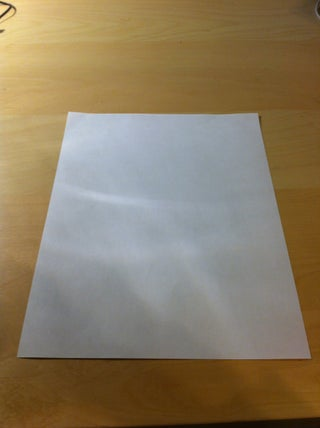
//> input picture Resources/paper.jpg, 320 x 428 px
$ ./DocumentScanner   (built with g++ and OpenCV 4)
//> lines starting //> are read from the running program, lines starting //| are printed output that depends on the picture; after the words box and inside, x2 and y2 are one past the last pixel; in counts of white or black regions, pixels touching at a corner belong together
#include<opencv2/imgcodecs.hpp>
#include<opencv2/highgui.hpp>
#include<opencv2/imgproc.hpp>
#include<iostream>

using namespace cv;
using namespace std;

Mat img,imgGray,imgBlur,imgCanny,imgDil,imgThres,imgWarp,imgCrop;
vector<Point> initialPoints,docPoints;

float w = 420, h = 596;

Mat preProcessing(Mat img)
{
	cvtColor(img, imgGray, COLOR_BGR2GRAY);
	GaussianBlur(img, imgBlur, Size(5, 5),7,0);
	Canny(imgBlur, imgCanny, 25,50);

	Mat kernel = getStructuringElement(MORPH_RECT, Size(3, 3));
	dilate(imgCanny, imgDil, kernel);

	return imgDil;
}

vector<Point> getContours(Mat img)
{
	vector<vector<Point>> contours;
	vector<Vec4i> hierarchy;
	vector<Point> biggest;

	findContours(img, contours, hierarchy, RETR_EXTERNAL, CHAIN_APPROX_SIMPLE);

	vector<vector<Point>> conPoly(contours.size());
	vector<Rect> boundRect(contours.size());

	int maxArea = 0;

	for (int i = 0; i < contours.size(); i++)
	{
		int area = contourArea(contours[i]);
		cout << area << endl;
		if (area > 1000)
		{
			float peri = arcLength(contours[i], true);
			approxPolyDP(contours[i], conPoly[i], 0.02 * peri, true);

			if (area > maxArea && conPoly[i].size() == 4)
			{
				drawContours(img, conPoly, i, Scalar(255, 0, 255), 2);
				biggest = { conPoly[i][0],conPoly[i][1],conPoly[i][2],conPoly[i][3] };
				maxArea = area;
			}


			//rectangle(img, boundRect[i].tl(), boundRect[i].br(), Scalar(0, 255, 0), 5);
		}
	}
	return biggest;
}

void drawPoints(vector<Point> points, Scalar color)
{
	for (int i = 0; i < points.size(); i++)
	{
		circle(img, points[i], 10, color, FILLED);
		putText(img, to_string(i), points[i], FONT_HERSHEY_COMPLEX,2, color, 2);
	}
}

vector<Point> reOrder(vector<Point> points)
{
	vector<Point> newPoints;
	vector<int> sumPoints,subPoints;

	for (int i = 0; i < 4; i++)
	{
		sumPoints.push_back(points[i].x + points[i].y);
		subPoints.push_back(points[i].x - points[i].y);
	}


	newPoints.push_back(points[min_element(sumPoints.begin(), sumPoints.end()) - sumPoints.begin()]);
	newPoints.push_back(points[max_element(subPoints.begin(), subPoints.end()) - subPoints.begin()]);
	newPoints.push_back(points[min_element(subPoints.begin(), subPoints.end()) - subPoints.begin()]);
	newPoints.push_back(points[max_element(sumPoints.begin(), sumPoints.end()) - sumPoints.begin()]);


	return newPoints;
}

Mat getWarp(Mat img, vector<Point>points, float w, float h)
{
	Point2f src[4] = { points[0],points[1],points[2],points[3] };
	Point2f dst[4] = { {0.0f,0.0f},{w,0.0f},{0.0f,h},{w,h} };

	Mat matrix = getPerspectiveTransform(src, dst);
	warpPerspective(img, imgWarp, matrix, Point(w, h));

	return imgWarp;
}

int main()
{
	string path = "Resources/paper.jpg";
	string save = "Resources/Saves/save.jpg";

	img = imread(path);
//> img is the input picture: 428 rows x 320 cols, CV_8UC3; mean B, G, R 98.4, 123.7, 138.5

	resize(img, img, Size(1000, 700));
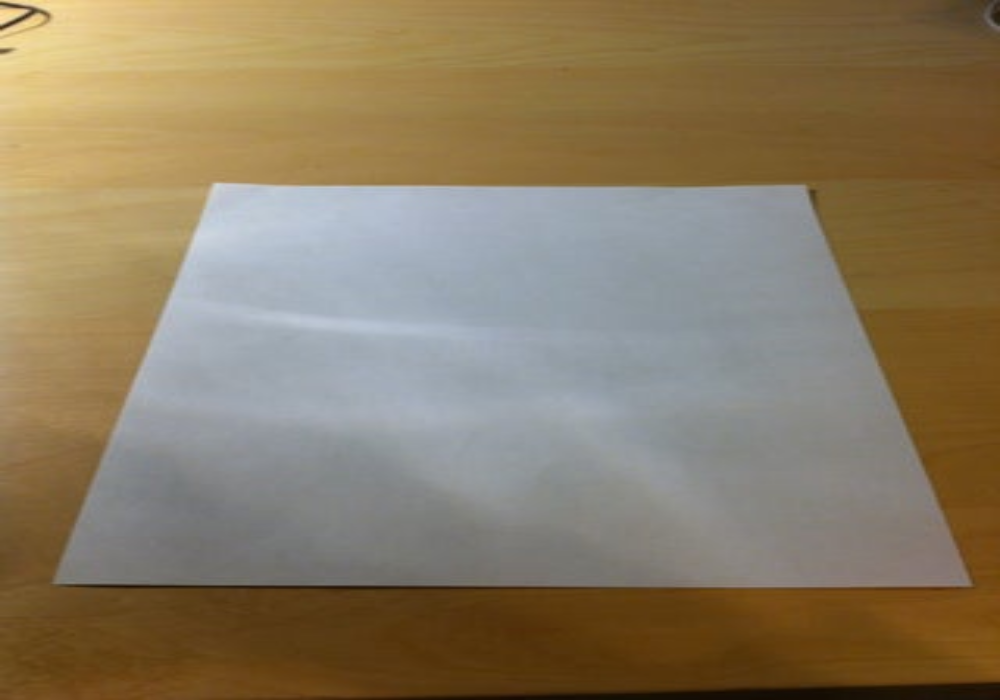
//> img: 700 rows x 1000 cols, CV_8UC3; mean B, G, R 98.3, 123.6, 138.4
	//Preprocessing of image
	imgThres=preProcessing(img);
//> in preProcessing, `cvtColor(img, imgGray, COLOR_BGR2GRAY);`:
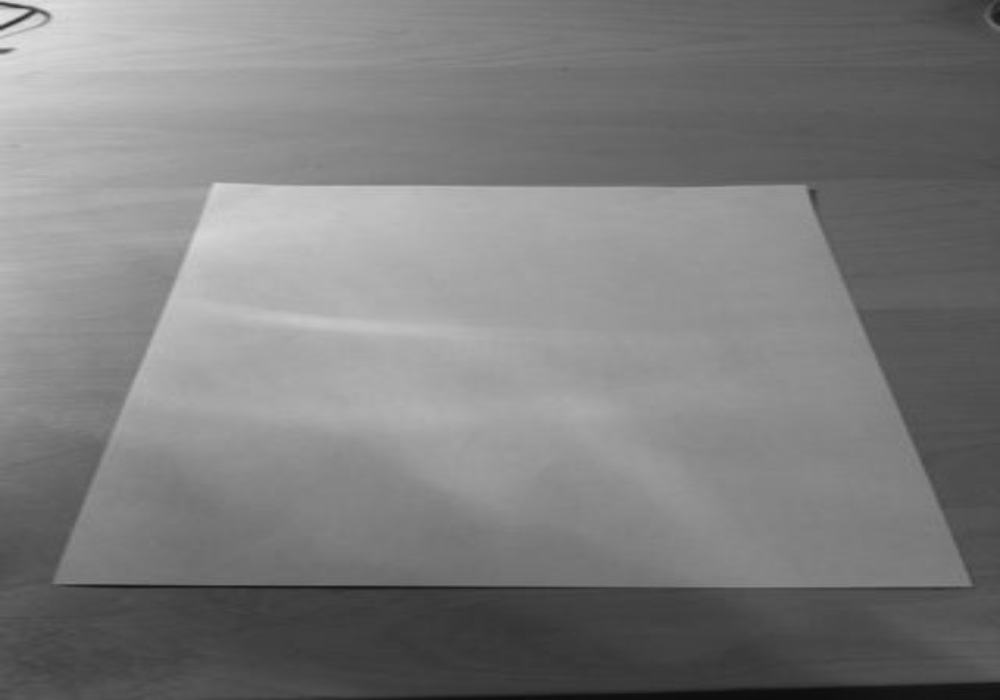
//> imgGray: 700 rows x 1000 cols, CV_8UC1; min 13, max 225, mean 125.1
//> in preProcessing, `Canny(imgBlur, imgCanny, 25,50);`:
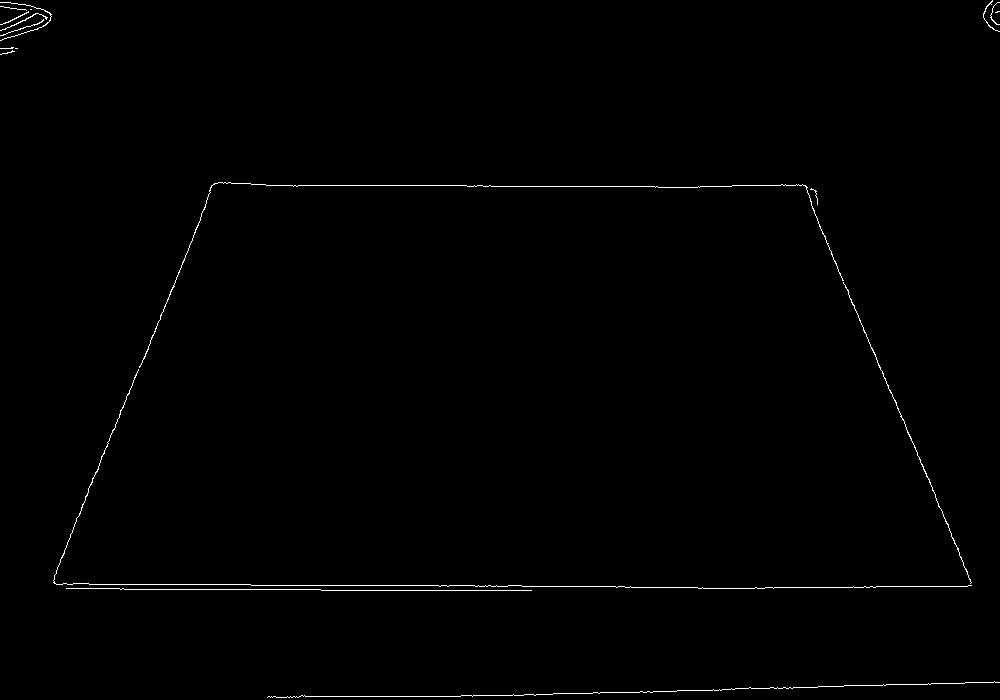
//> imgCanny: 700 rows x 1000 cols, CV_8UC1; 0.58% white in thin lines or dots
//> in preProcessing, `dilate(imgCanny, imgDil, kernel);`:
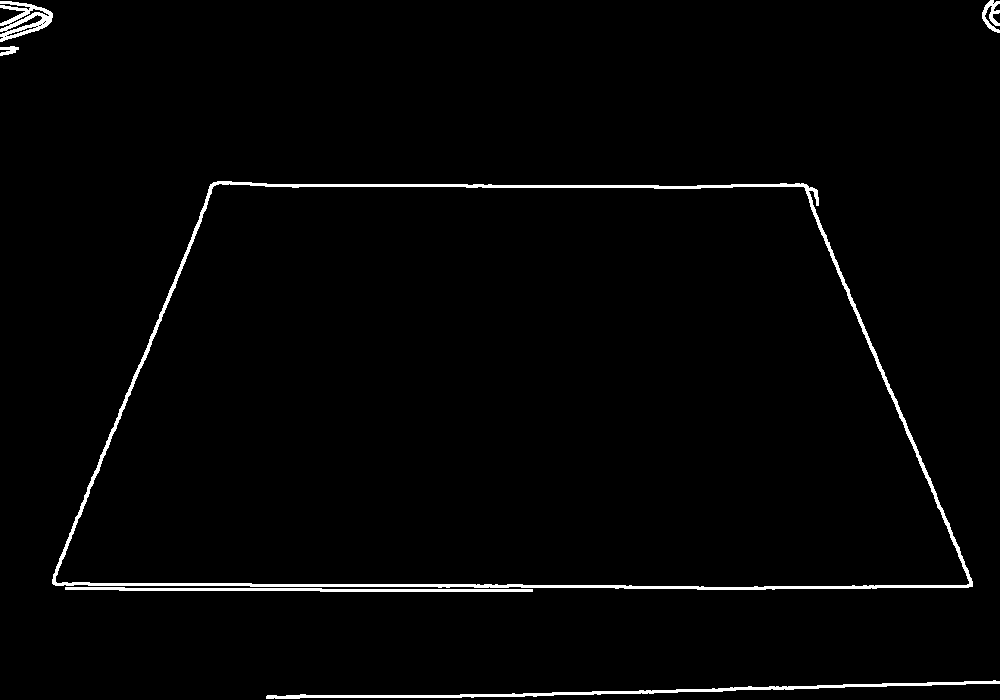
//> imgDil: 700 rows x 1000 cols, CV_8UC1; 1.9% white; 6 white regions

	//Get Contours-Biggest one
	initialPoints=getContours(imgThres);
//> in getContours, `findContours(img, contours, hierarchy, RETR_EXTERNAL, CHAIN_APPROX_SIM..`: contours = 6 contours; box (x1, y1, x2, y2) and area: (52, 181, 973, 590) 305560, (266, 680, 1000, 699) 1582, (0, 1, 53, 42) 1120, (65, 587, 533, 592) 942, (982, 0, 1000, 33) 234, (0, 46, 19, 56) 85
//> in getContours, `vector<vector<Point>> conPoly(contours.size());`: conPoly = 6 empty contours
//> the loop in getContours, `for (int i = 0; i < contours.size(); i++)` made 6 passes
//> (area, peri, maxArea) on pass 3: (305559, 2516.8, 305559)
//> (area, peri) on passes 1, 5: (1582, 1499), (1120, 305.5)
//| 1582
//| 942
//| 305559
//| 85
//| 1120
//| 233
//> after the loop in getContours, `for (int i = 0; i < contours.size(); i++)`:
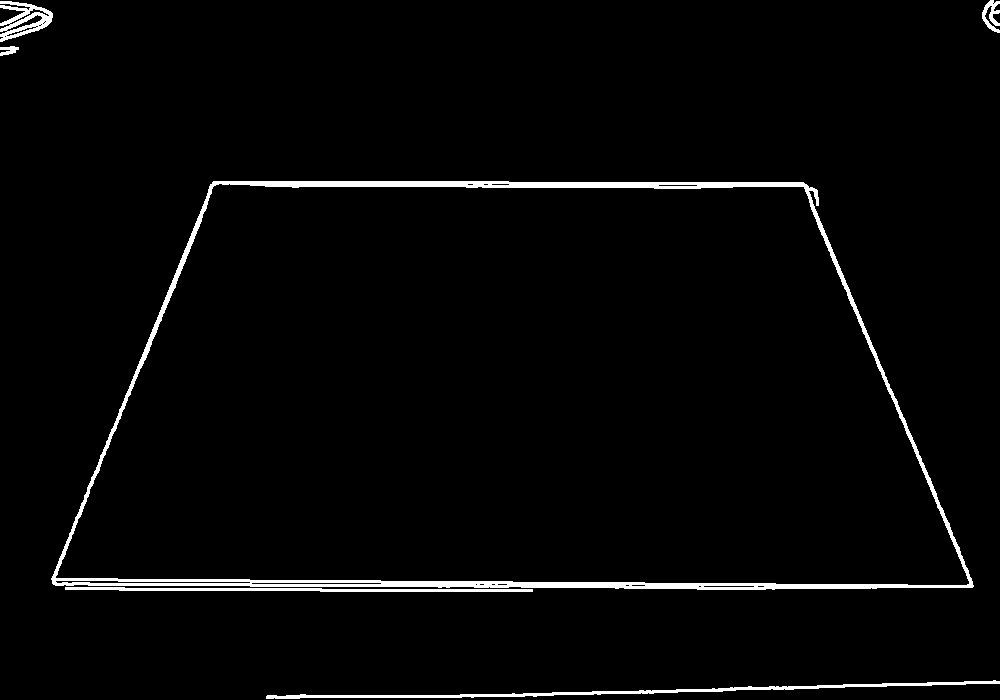
//> img: 700 rows x 1000 cols, CV_8UC1; 2.5% white; 6 white regions, box (x1, y1, x2, y2) and area: (51, 181, 974, 590) 12234, (266, 680, 1000, 699) 2318, (65, 587, 533, 592) 1412, (0, 1, 53, 42) 1014, (982, 0, 1000, 33) 304, (0, 46, 19, 56) 118
//> after the loop in getContours, `for (int i = 0; i < contours.size(); i++)`: conPoly = 6 entries, 3 filled: 3 contours, 1 with area under 20; largest, box (x1, y1, x2, y2) and area: (52, 182, 973, 587) 301984, (0, 1, 52, 42) 906; maxArea = 305559
//> initialPoints = 4 Points (x, y): [52, 579], [972, 586], [803, 183], [213, 182]
	//drawPoints(initialPoints, Scalar(0, 0, 255));
	docPoints = reOrder(initialPoints);
//> in reOrder, `newPoints.push_back(points[min_element(sumPoints.begin(), sumPoints.en..`: newPoints = 1 Point (x, y): [213, 182]
//> in reOrder, `newPoints.push_back(points[max_element(subPoints.begin(), subPoints.en..`: newPoints = 2 Points (x, y): [213, 182], [803, 183]
//> in reOrder, `newPoints.push_back(points[min_element(subPoints.begin(), subPoints.en..`: newPoints = 3 Points (x, y): [213, 182], [803, 183], [52, 579]
//> in reOrder, `newPoints.push_back(points[max_element(sumPoints.begin(), sumPoints.en..`: newPoints = 4 Points (x, y): [213, 182], [803, 183], [52, 579], [972, 586]
//> docPoints has the same summary as newPoints in reOrder
	//drawPoints(docPoints, Scalar(0, 0, 255));

	//Warp
	imgWarp = getWarp(img,docPoints,w,h);
//> in getWarp, `Point2f src[4] = { points[0],points[1],points[2],points[3] };`: src has the same summary as newPoints in reOrder
//> in getWarp, `Mat matrix = getPerspectiveTransform(src, dst);`: matrix = [[0.967, 0.392, -277.5], [-0.00533, 3.15, -571.4], [1.68e-05, 0.00189, 1]]
//> in getWarp, `warpPerspective(img, imgWarp, matrix, Point(w, h));`:
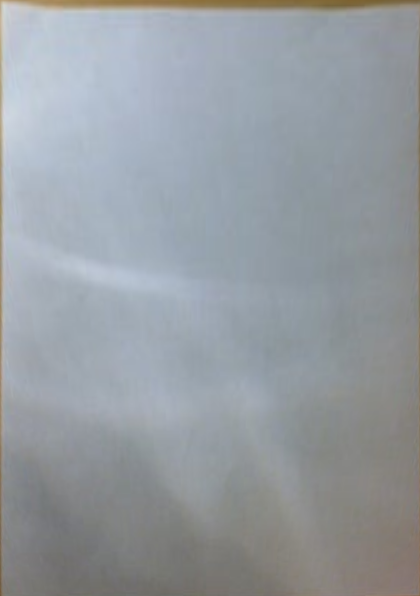
//> imgWarp: 596 rows x 420 cols, CV_8UC3; mean B, G, R 161.4, 156.2, 150.5

	//Crop
	int CropVal = 5;
	Rect roi(CropVal, CropVal, w - (2 * CropVal), h - (2 * CropVal));
//> roi = Rect(5, 5, 410, 586)
	imgCrop = imgWarp(roi);
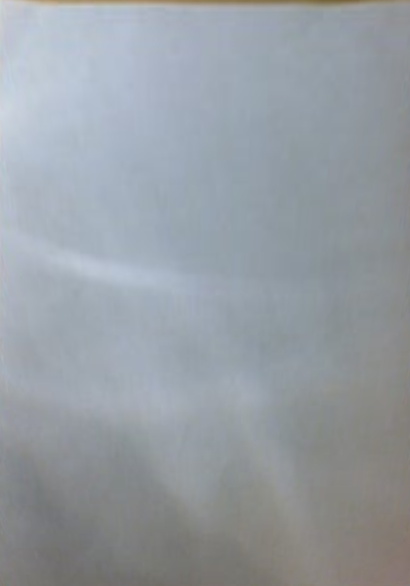
//> imgCrop: 586 rows x 410 cols, CV_8UC3; mean B, G, R 163.2, 157.1, 150.8

	imshow("Image", img);
	imshow("Final Image", imgCrop);
	//imshow("Grayscale Image", imgGray);
	//imshow("Processed Image", imgThres);
	imwrite(save, imgCrop);

	waitKey(0);
	return 0;
}
